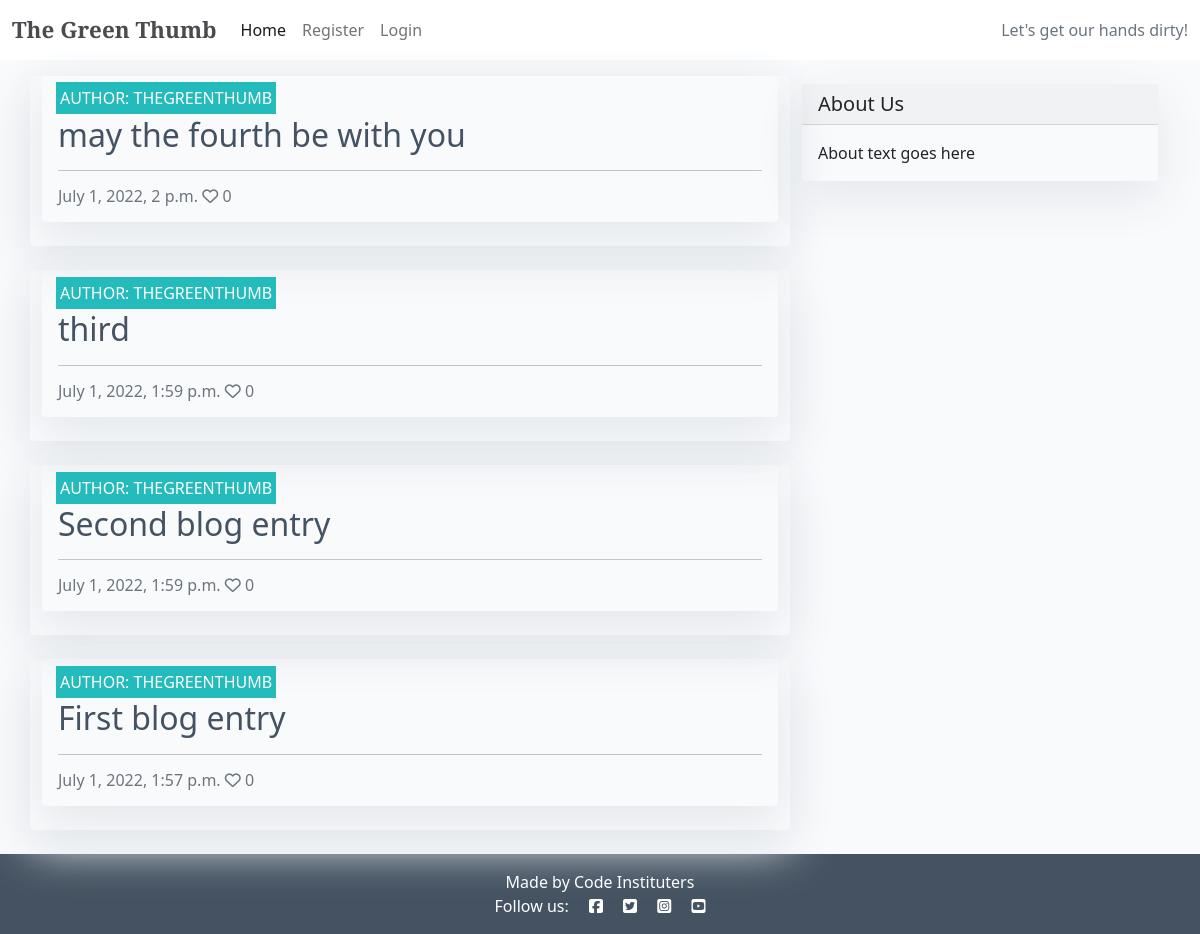
The page / on the database its author committed.
### blog/models.py (models this page shows, shortened)
class BlogPost(models.Model):
    title = models.CharField(
        max_length=200, unique=True, null=False, blank=False)
    slug = models.SlugField(max_length=200, unique=True)
    author = models.ForeignKey(
        User, on_delete=models.CASCADE, related_name='blog_posts',
        default=id(0))
    created_on = models.DateTimeField(auto_now_add=True)
    updated_on = models.DateTimeField(auto_now=True)
    blog_content = models.TextField(default='Start your story here')
    status = models.IntegerField(choices=STATUS, default=0)
    featured_image = CloudinaryField('image', default='placeholder')
    excerpt = models.TextField(blank=True)
    likes = models.ManyToManyField(
        User, related_name='blogpost_like', blank=True)
    class Meta:
        ordering = ['-created_on']
    def number_of_likes(self):
        return self.likes.count()

### blog/views.py (the view)
# urls.py: path('', views.PostList.as_view(), name='home'),
class PostList(generic.ListView):
    model = BlogPost
    queryset = BlogPost.objects.filter(status=1).order_by('-created_on')
    context_object_name = 'post_list'
    template_name = 'index.html'
    paginate_by = 6

### templates/index.html (shortened to what this page needs)
{% extends "base.html" %}
{% block content %}
<div class="container">
    <div class="row">
        <div class="col-md-8 mt-3 left">
            <div class="row">
                {% for post in post_list %}
                <div class="card mb-4">
                    <div class="card mb-4">
                        <div class="card-body">
                            <div class="image-container">
                                <div class="image-flash">
                                    <p class="author">Author: {{ post.author }}</p>
                                </div>
                            </div>
                            <a href="{% url 'post_detail' post.slug %}" class="post-link">
                                <h2 class="card-title">{{ post.title }}</h2>
                            </a>
                            <hr />
                            <p class="card-text text-muted h6">{{ post.created_on}} <i class="far fa-heart"></i>
                                {{ post.number_of_likes }}</p>
                        </div>
                    </div>
                </div>
                {% endfor %}
            </div>
        </div>
        {% block sidebar %}
        {% include 'sidebar.html' %}
        {% endblock sidebar %}
    </div>
</div>
{%endblock%}

### static/css/style.css (style rules this page uses)
* { margin: 0; padding: 0; border: none; box-sizing: border-box; }
body { background-color: f3e6dc; }
html, body { height: 100%; }
.card { box-shadow: 0 16px 48px #E3E7EB; }
.main-bg { background-color: #F9FAFC; }
.card { border: none; background-color: transparent; }
.image-container { position: relative; }
.image-flash { position: absolute; bottom: 5%; min-width: 30%; left: -2px; background-color: #23BBBB; }
.author { color: white; margin: 4px; text-transform: uppercase; }
.post-link { text-decoration: none; color: #445261; }

### rows shown on the page
BlogPost: author "THEGREENTHUMB", title "may the fourth be with you", created_on "July 1, 2022, 2 p.m.", number_of_likes "0"
BlogPost: author "THEGREENTHUMB", title "third", created_on "July 1, 2022, 1:59 p.m.", number_of_likes "0"
BlogPost: author "THEGREENTHUMB", title "Second blog entry", created_on "July 1, 2022, 1:59 p.m.", number_of_likes "0"
BlogPost: author "THEGREENTHUMB", title "First blog entry", created_on "July 1, 2022, 1:57 p.m.", number_of_likes "0"
